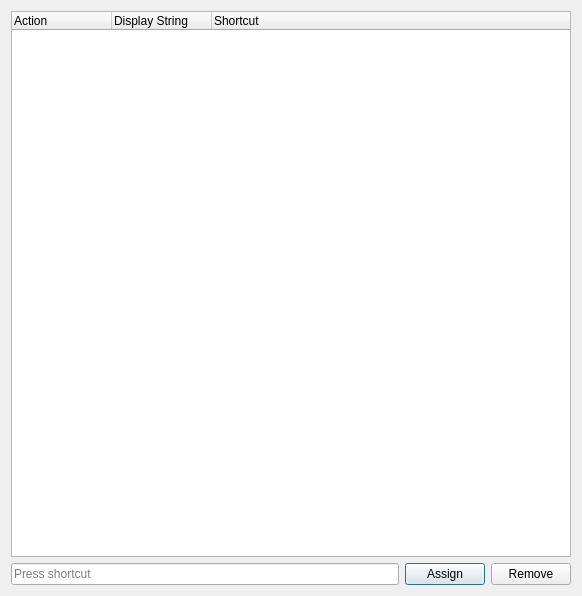
<?xml version="1.0" encoding="UTF-8"?>
<ui version="4.0">
 <class>ShortcutEditor</class>
 <widget class="QDialog" name="ShortcutEditor">
  <property name="geometry">
   <rect>
    <x>0</x>
    <y>0</y>
    <width>582</width>
    <height>596</height>
   </rect>
  </property>
  <property name="windowTitle">
   <string>Shortcuts</string>
  </property>
  <property name="windowIcon">
   <iconset resource="../QtResources/resources.qrc">
    <normaloff>:/GuiFoundation/Icons/Shortcuts16.png</normaloff>:/GuiFoundation/Icons/Shortcuts16.png</iconset>
  </property>
  <layout class="QVBoxLayout" name="verticalLayout">
   <item>
    <widget class="QTreeWidget" name="Shortcuts">
     <property name="uniformRowHeights">
      <bool>true</bool>
     </property>
     <property name="columnCount">
      <number>3</number>
     </property>
     <column>
      <property name="text">
       <string>Action</string>
      </property>
     </column>
     <column>
      <property name="text">
       <string>Display String</string>
      </property>
     </column>
     <column>
      <property name="text">
       <string>Shortcut</string>
      </property>
     </column>
    </widget>
   </item>
   <item>
    <layout class="QHBoxLayout" name="horizontalLayout">
     <item>
      <widget class="QKeySequenceEdit" name="KeyEditor"/>
     </item>
     <item>
      <widget class="QPushButton" name="ButtonAssign">
       <property name="text">
        <string>Assign</string>
       </property>
      </widget>
     </item>
     <item>
      <widget class="QPushButton" name="ButtonRemove">
       <property name="text">
        <string>Remove</string>
       </property>
      </widget>
     </item>
    </layout>
   </item>
  </layout>
 </widget>
 <resources>
  <include location="../QtResources/resources.qrc"/>
 </resources>
 <connections/>
</ui>
